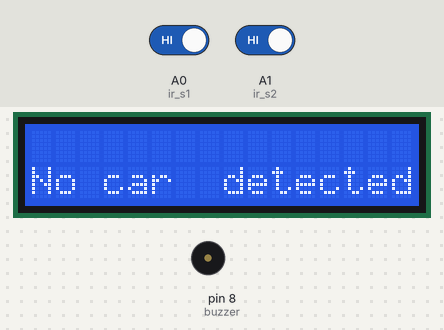
The sketch below on a simulated Arduino Uno, built with avr-gcc and run on an emulated ATmega328P. Parts: 16×2 character LCD, buzzer (waves = sounding, pin HIGH). Inputs (shaded band) come from the test bench; at power-on: A0 (ir_s1) HIGH, A1 (ir_s2) HIGH.

Above: at 3.2 s.
3.3 s: A0 (ir_s1) driven LOW
At 4.3 s:
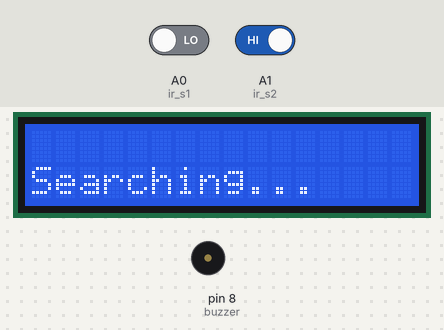
4.8 s: A1 (ir_s2) driven LOW
At 5.7 s:
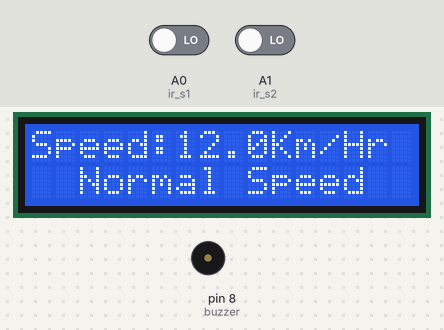
6.3 s: A0 (ir_s1) driven HIGH
At 9.0 s:
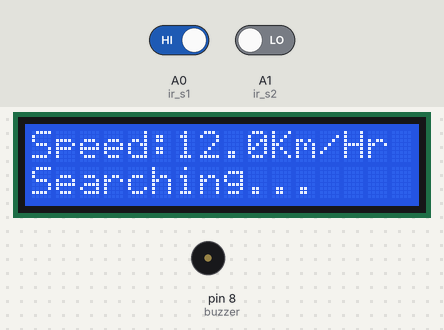
9.3 s: A0 (ir_s1) driven LOW
At 10.3 s:
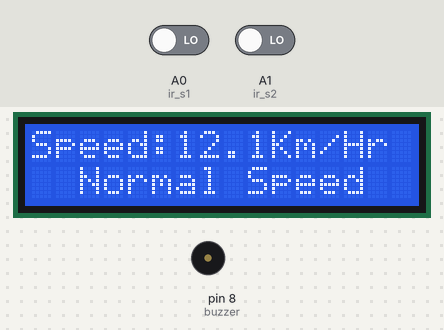
10.8 s: A1 (ir_s2) driven HIGH
At 12.6 s:
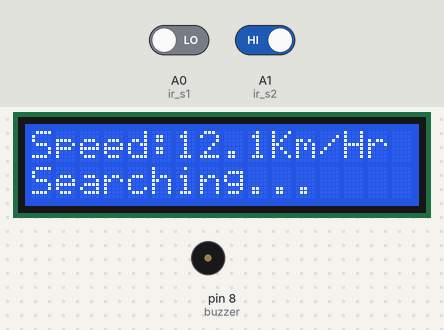
Timing chart, 0 to 14.1 s (numbered marks = the images above; inputs shaded):
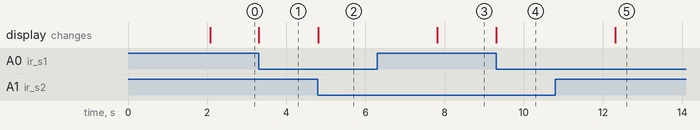

Measured:
- after the input at 3.3 s, the display: changes at once (image 1)
- after the input at 4.8 s, the display: changes at once (image 2)
- after the input at 6.3 s, pin 8 (buzzer): stays LOW (without the input it goes to HIGH after 1.5 s); the display: changes after 1.5 s (image 3)
- after the input at 9.3 s, the display: changes at once (image 4)
- after the input at 10.8 s, pin 8 (buzzer): stays LOW (without the input it goes to HIGH after 1.5 s); the display: changes after 1.5 s (image 5)

The sketch:

SPEED_DETECTOR.ino
```cpp
#include<LiquidCrystal.h>
const int rs = 7, en = 6, d4 = 5, d5 = 4, d6 = 3, d7 = 2;
LiquidCrystal lcd(rs, en, d4, d5, d6, d7);
int timer1;
int timer2;
float Time;
int flag1 = 0;
int flag2 = 0;
float distance = 5.0;
float speed;
int ir_s1 = A0;
int ir_s2 = A1;
int buzzer = 8;
void setup(){
  pinMode(ir_s1, INPUT);
  pinMode(ir_s2, INPUT);
  pinMode(buzzer, OUTPUT);
  lcd.begin(16,2);
  lcd.clear();
  lcd.setCursor(0,0);
  lcd.print(" WELCOME To ");
  lcd.setCursor(0,1);
  lcd.print("Speed Detector");
  delay(2000);
  lcd.clear();
}
void loop()
{
if(digitalRead (ir_s1) == LOW && flag1==0)
  {
  timer1 = millis(); flag1=1;
   }
if(digitalRead (ir_s2) == LOW && flag2==0)
  {
    timer2 = millis(); flag2=1;
  }
if (flag1==1 && flag2==1)
  {
     if(timer1 > timer2)
      {
        Time = timer1 - timer2;
      }
else if(timer2 > timer1)
  {
    Time = timer2 - timer1;
  }
 Time=Time/1000;//convert millisecond to second
 speed=(distance/Time);//v=d/t
 speed=speed*3600;//multiply by seconds per hr
 speed=speed/1000;//division by meters per Km
}
if(speed==0)
  {
  lcd.setCursor(0, 1);
  if(flag1==0 && flag2==0)
    {
      lcd.print("No car  detected");
    }
  else
    {
      lcd.print("Searching...    ");
    }
  }
else
  {
    lcd.clear();
    lcd.setCursor(0, 0);
    lcd.print("Speed:");
    lcd.print(speed,1);
    lcd.print("Km/Hr  ");
    lcd.setCursor(0, 1);
  if(speed > 80)
    {
      lcd.print("  Over Speeding  ");
      digitalWrite(buzzer, HIGH);
    }
  else
    {
      lcd.print("  Normal Speed   ");
    }
    delay(3000);
    digitalWrite(buzzer, LOW);
    speed = 0;
    flag1 = 0;
    flag2 = 0;
  }
}
```
